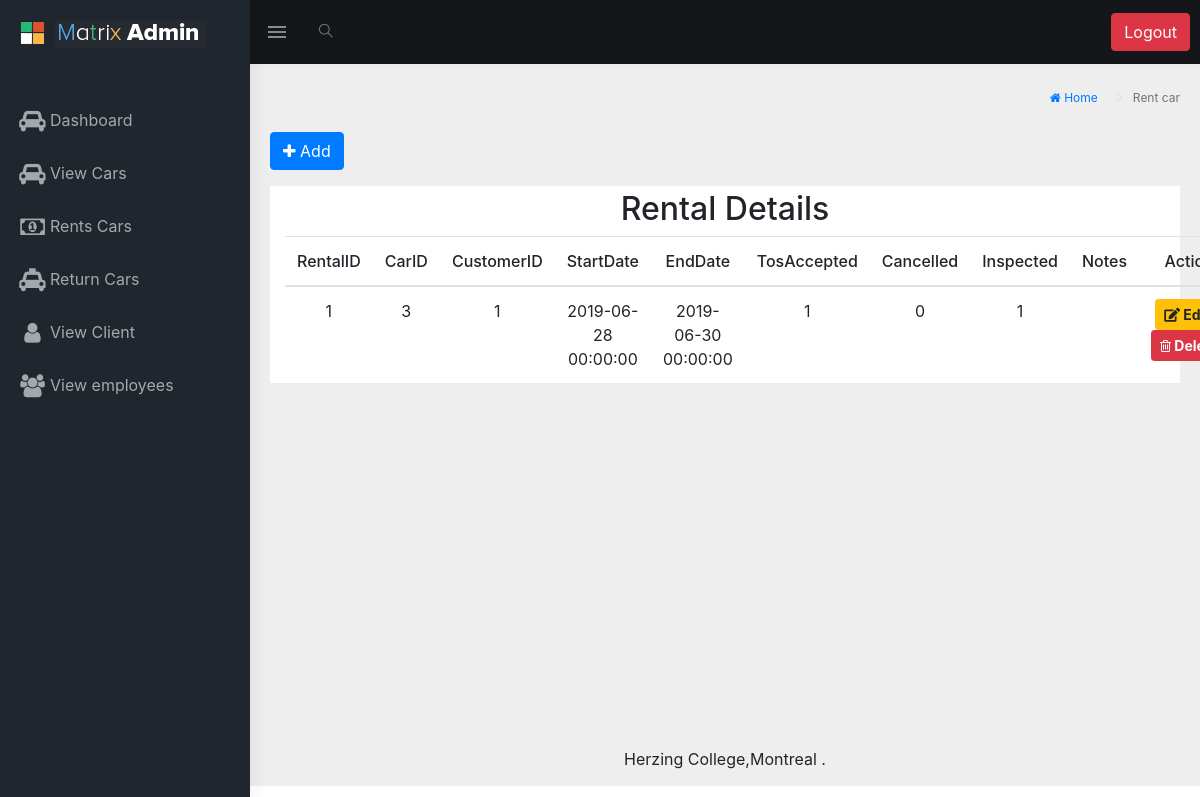
Page /admin/?controller=rental&action=view on the committed database.
### tables this page shows
CREATE TABLE IF NOT EXISTS `rental` (
  `RentalID` int(11) NOT NULL AUTO_INCREMENT,
  `CarID` int(11) NOT NULL,
  `CustomerID` int(11) NOT NULL,
  `DateStart` datetime NOT NULL,
  `DateEnd` datetime NOT NULL,
  `TosAccepted` tinyint(1) NOT NULL,
  `Cancelled` tinyint(1) NOT NULL,
  `Inspected` tinyint(1) NOT NULL,
  `Notes` text NOT NULL,
  PRIMARY KEY (`RentalID`)
);

### admin/Controller/RentalController.class.php (called while the page is built, shortened)
 <?php
 class RentalController{
 	private $db;
 	function __construct(){
 		$this->db = new DBManager();
 	}
 	function view(){
 		$rental = $this->db->getAllRental();
 		require_once 'View/rental.php';
 	}
}

### admin/View/layout.php (called while the page is built)
<?php include 'View/header.php'; ?>
<?php include 'dispatcher.php'; ?>
<?php include 'View/footer.php'; ?>

### admin/Model/DBManager.class.php (called while the page is built, shortened)
<?php
class DBManager{
  private $db;
  public function __construct(){
    $host   = "localhost";
    $user   = "root";
    $pass   = "";
    $dbname = "herzing";
    try{
      $this->db = new PDO("mysql:host=$host;dbname=$dbname;charset=utf8", $user, $pass);
      $this->db->setAttribute(PDO::ATTR_ERRMODE, PDO::ERRMODE_EXCEPTION);
      $this->db->setAttribute(PDO::ATTR_EMULATE_PREPARES, false);
    }catch(Exception $e){
      die("Database Connection Error: " . $e->getMessage());
    }
  }
         public function getAllRental(){
            $query      = $this->db->query("SELECT * FROM rental ORDER BY RentalID");
            $RentalsArray = $query->fetchAll(PDO::FETCH_ASSOC);
            $RentalsObj = [];
            foreach ($RentalsArray as $array)
              $RentalsObj[] = new Rental($array);
            return $RentalsObj;
          }
      }
      ?>

### admin/Model/Rental.class.php (called while the page is built, shortened)
<?php
class Rental{
    private $RentalID;
    private $CarID;
    private $CustomerID;
    private $DateStart;
    private $DateEnd;
    private $TosAccepted;
    private $Cancelled;
    private $Inspected;
    public function getRentalID(){
      return $this->RentalID;
  }
    public function getCarID(){
      return $this->CarID;
  }
    public function getCustomerID(){
      return $this->CustomerID;
  }
    public function getDateStart(){
      return $this->DateStart;
  }
    public function getDateEnd(){
      return $this->DateEnd;
  }
    public function getTosAccepted(){
      return $this->TosAccepted;
  }
    public function getCancelled(){
      return $this->Cancelled;
  }
    public function getInspected(){
      return $this->Inspected;
  }
}
?>

### admin/View/rental.php (the view, shortened to what this page needs)
<?php include 'View/menubar.php'; ?>
<?php include 'View/sidebar.php'; ?>
<div class="page-wrapper">
 <div class="page-breadcrumb">
  <div class="row">
    <div class="col-12 d-flex no-block align-items-center">
      <div class="ml-auto text-right">
        <nav aria-label="breadcrumb">
          <ol class="breadcrumb">
            <li class="breadcrumb-item"><a href="/php_project/admin/?controller=admindashboard&action=view"><i class="fa fa-home" aria-hidden="true"></i>  Home</a></li>
            <li class="breadcrumb-item active" aria-current="page">Rent car</li>
          </ol>
        </nav>
      </div>
    </div>
  </div>
</div>
<div class="container-fluid">
  <a href="#demo" class="btn btn-primary" data-toggle="collapse"><i class="fa fa-plus"></i> Add</a>
<div class="container-fluid bg-white mt-3 pt-1">
  <h2 class="text-center">Rental Details</h2>
  <table class="table table-hover text-center">
    <thead>
      <tr>
        <th width="4%">RentalID</th>
        <th width="8%">CarID</th>
        <th width="8%">CustomerID</th>
        <th width="8%">StartDate</th>
        <th width="8%">EndDate</th>
        <th width="4%">TosAccepted</th>
        <th width="5%">Cancelled</th>
        <th width="8%">Inspected</th>
        <th width="18%">Notes</th>
        <th width="20%" class="text-center">Action</th>
      </tr>
    </thead>
    <tbody>
      <tbody>
        <?php foreach ($rental as $rentals) :?>
          <tr>
            <td><?= $rentals->getRentalID() ?></td>
            <td><?= $rentals->getCarID() ?></td>
            <td><?= $rentals->getCustomerID() ?></td>
            <td><?= $rentals->getDateStart() ?></td>
            <td><?= $rentals->getDateEnd() ?></td>
            <td><?= $rentals->getTosAccepted() ?></td>
            <td><?= $rentals->getCancelled() ?></td>
            <td><?= $rentals->getInspected() ?></td>
            <td><?= $rentals->getNotes() ?></td>
            <td class="text-center">
              <a class="btn btn-sm btn-warning" data-toggle="modal" data-target="#myModal" data-id="<?= $rentals->getRentalID() ?>"><b><i class='fas fa-edit'></i> Edit</b></a>&nbsp;
              <a href="/php_project/admin/?controller=rental&action=deleteRental&DRentalID=<?= $rentals->getRentalID() ?>" onclick="return confirm('Are you sure you want to delete <?= $rentals->getRentalID() ?>')" class="btn btn-sm btn-danger"><b><i class="fa fa-trash-o"></i> Delete</b></a>
            </td>
          </tr>
        <?php endforeach; ?>
          </tbody>
        </table>
      </div>
    </div>

### rows in the picture
rental: RentalID "1", CarID "3", CustomerID "1", DateStart "2019-06-28 00:00:00", DateEnd "2019-06-30 00:00:00", TosAccepted "1", Cancelled "0", Inspected "1"
